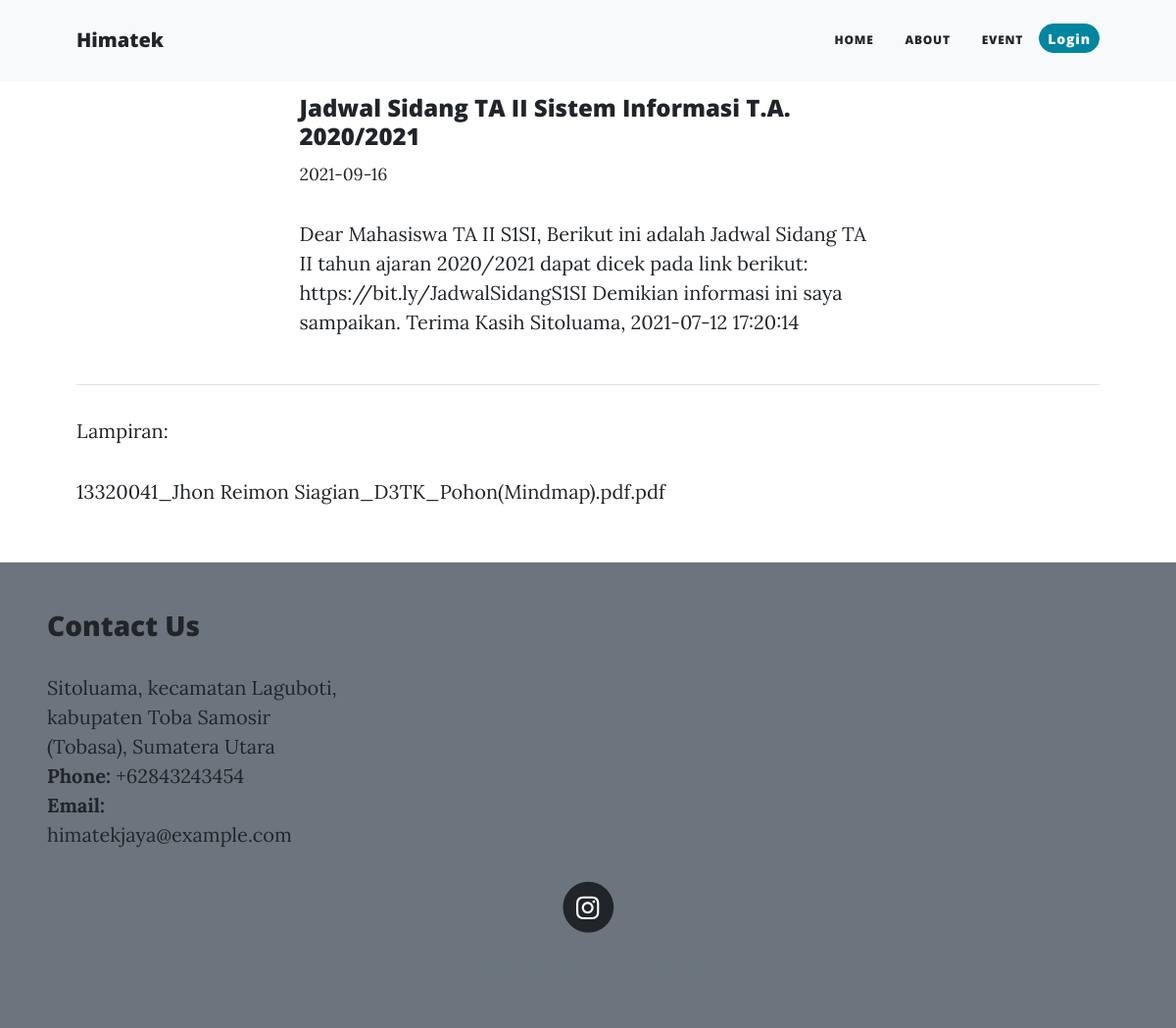
The page /detail.php?id=5 on the database its author committed.
### tables this page shows
CREATE TABLE `event` (
  `id` int(11) NOT NULL,
  `nama_kegiatan` varchar(100) NOT NULL,
  `tanggal` date NOT NULL,
  `deskripsi` varchar(5000) NOT NULL,
  `file_lampiran` varchar(500) NOT NULL
);

### detail.php (the view, shortened to what this page needs)
<?php
    require "config.php";
    $id = $_GET['id'];
    $query = "SELECT * FROM event WHERE id ='$id'";
    $sql = mysqli_query($conn,$query);
    $data = mysqli_fetch_assoc($sql);
?>
<!DOCTYPE html>
<html lang="en">
<head>
    <link href="css/styles.css" rel="stylesheet" />
</head>
<body class="text-dark">
    <nav class="navbar navbar-expand-lg bg-light" id="mainNav">
        <div class="container px-4 px-lg-5">
            <a class="navbar-brand text-dark" href="index.html">Himatek</a>
            <div class="collapse navbar-collapse" id="navbarResponsive">
                <ul class="navbar-nav ms-auto py-4 py-lg-0">
                    <li class="nav-item"><a class="nav-link px-lg-3 py-3 py-lg-4 text-dark" href="../himatek/">Home</a>
                    </li>
                    <li class="nav-item"><a class="nav-link px-lg-3 py-3 py-lg-4 text-dark" href="about.php">About</a>
                    </li>
                    <li class="nav-item"><a class="nav-link px-lg-3 py-3 py-lg-4 text-dark" href="post.php">Event</a>
                    </li>
                    <a href="login.php">
                        <button type="button" class="btn btn-primary btn-lg-5 mt-3 btn-sm" rounded="100px"
                            style="height: 30px; border-radius: 50px;">Login</button>
                    </a>
                </ul>
            </div>
        </div>
    </nav>
    <header class="content">
        <div class="container position-relative px-4 px-lg-5">
            <div class="row gx-4 gx-lg-5 justify-content-center mt-lg-5">
                <div class="col-md-10 col-lg-8 col-xl-7">
                    <div class="position-relative">
                        <h4 class="title mt-lg-5"><?php echo $data['nama_kegiatan'];?></h4>
                        <small><?php echo $data['tanggal']?></small>
                    </div>
                </div>
            </div>
        </div>
    </header>
    <article class="mb-4">
        <div class="container px-4 px-lg-5">
            <div class="row gx-4 gx-lg-5 justify-content-center">
                <div class="col-md-10 col-lg-8 col-xl-7">
                    <p><?php echo $data['deskripsi'];?></p>
                </div>
                <div class="container">
                    <hr>
                    <p>Lampiran:</p>
                    <a class="link" href="file/<?php echo $data['file_lampiran'];?>"><p><?php echo $data['file_lampiran'];?></p></a>
                </div>
            </div>
        </div>
    </article>
    <footer class="border-top bg-secondary">
        <div class="col-lg-3 col-md-6 footer-contact ms-5">
            <h3>Contact Us</h3>
            <p>Sitoluama, kecamatan Laguboti, kabupaten Toba Samosir (Tobasa), Sumatera Utara<br>
                <strong>Phone:</strong> +62843243454<br>
                <strong>Email:</strong> himatekjaya@example.com<br>
            </p>
        </div>
        <div class="container px-4 px-lg-5">
            <div class="row gx-4 gx-lg-5 justify-content-center">
                <div class="col-md-10 col-lg-8 col-xl-7">
                    <ul class="list-inline text-center">
                        <li class="list-inline-item">
                            <a href="#!">
                                <span class="fa-stack fa-lg">
                                    <i class="fas fa-circle fa-stack-2x"></i>
                                    <i class="fab fa-instagram fa-stack-1x fa-inverse"></i>
                                </span>
                            </a>
                        </li>
                    </ul>
                    <div class="small text-center text-muted fst-italic">Copyright &copy; Your Website 2021</div>
                </div>
            </div>
        </div>
    </footer>
</body>
</html>

### rows shown on the page
event: nama_kegiatan "Jadwal Sidang TA II Sistem Informasi T.A. 2020/2021", tanggal "2021-09-16", deskripsi "Dear Mahasiswa TA II S1SI, Berikut ini adalah Jadwal Sidang TA II tahun ajaran 2020/2021 dapat dicek pada link berikut: https://bit.ly/JadwalSidangS1SI Demikian informasi ini saya sampaikan. Terima Kasih Sitoluama, 2021-07-12 17:20:14", file_lampiran "13320041_Jhon Reimon Siagian_D3TK_Pohon(Mindmap).pdf.pdf"
